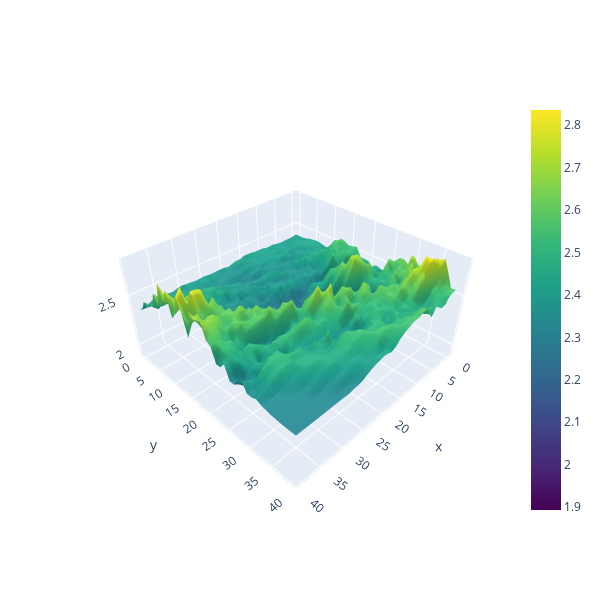

Notebook cell for this chart:
### Code cell
plot_landscape_3d(loss_data_fin, STEPS)

### Figure 1 — Plotly figure (JSON) as saved in the notebook; plotly's stock layout.template omitted (floating-point values rounded to 4 significant figures; data arrays with more than 128 entries replaced by an {"elided": "..."} marker saying what was removed)
{"data": [{"colorscale": [[0, "#440154"], [0.1111, "#482878"], [0.2222, "#3e4989"], [0.3333, "#31688e"], [0.4444, "#26828e"], [0.5556, "#1f9e89"], [0.6667, "#35b779"], [0.7778, "#6ece58"], [0.8889, "#b5de2b"], [1, "#fde725"]], "name": "Loss Landscape", "type": "surface", "x": {"elided": "40x40 int values"}, "y": {"elided": "40x40 int values"}, "z": {"elided": "40x40 float values"}}], "layout": {"height": 600, "scene": {"aspectmode": "manual", "aspectratio": {"x": 1, "y": 1, "z": 0.5}, "zaxis": {"range": [1.893, 2.836]}}, "width": 600}}
